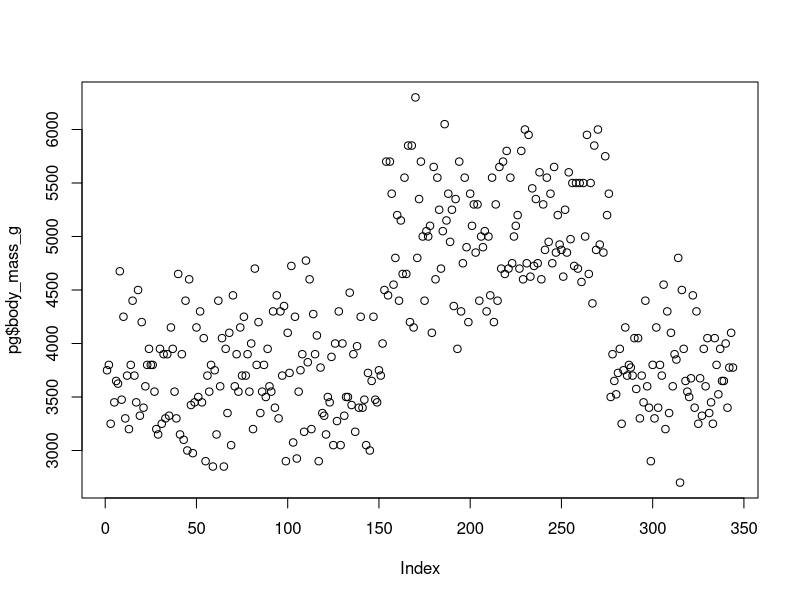

The R source for this figure:
## ---- chunk 1
knitr::opts_chunk$set(
	echo = TRUE,
	message = FALSE,
	warning = FALSE,
	comment = "",
	collapse = T
)
pg <- palmerpenguins::penguins
library(tidyverse)
## ---- chunk 2
plot(pg$body_mass_g)
